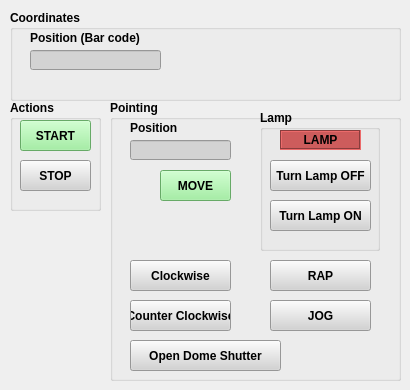
    <widget class="QWidget" name="tab_3">
     <attribute name="title">
      <string>Dome</string>
     </attribute>
     <widget class="QGroupBox" name="groupBox_13">
      <property name="geometry">
       <rect>
        <x>110</x>
        <y>100</y>
        <width>291</width>
        <height>281</height>
       </rect>
      </property>
      <property name="font">
       <font>
        <weight>75</weight>
        <bold>true</bold>
       </font>
      </property>
      <property name="title">
       <string>Pointing</string>
      </property>
      <widget class="QLineEdit" name="txtPointDome">
       <property name="geometry">
        <rect>
         <x>20</x>
         <y>40</y>
         <width>101</width>
         <height>20</height>
        </rect>
       </property>
       <property name="font">
        <font>
         <family>Calibri Light</family>
         <pointsize>9</pointsize>
         <weight>75</weight>
         <bold>true</bold>
        </font>
       </property>
       <property name="styleSheet">
        <string notr="true">background-color: lightgrey</string>
       </property>
       <property name="alignment">
        <set>Qt::AlignCenter</set>
       </property>
      </widget>
      <widget class="QLabel" name="label_13">
       <property name="geometry">
        <rect>
         <x>20</x>
         <y>20</y>
         <width>51</width>
         <height>16</height>
        </rect>
       </property>
       <property name="text">
        <string>Position</string>
       </property>
      </widget>
      <widget class="QPushButton" name="btnDomeGo">
       <property name="geometry">
        <rect>
         <x>50</x>
         <y>70</y>
         <width>71</width>
         <height>31</height>
        </rect>
       </property>
       <property name="font">
        <font>
         <weight>75</weight>
         <bold>true</bold>
        </font>
       </property>
       <property name="styleSheet">
        <string notr="true">background-color: lightgreen</string>
       </property>
       <property name="text">
        <string>MOVE</string>
       </property>
       <property name="icon">
        <iconset>
         <normaloff>:/icons/target.png</normaloff>:/icons/target.png</iconset>
       </property>
       <property name="iconSize">
        <size>
         <width>18</width>
         <height>18</height>
        </size>
       </property>
      </widget>
      <widget class="QPushButton" name="btnDomeCW">
       <property name="geometry">
        <rect>
         <x>20</x>
         <y>160</y>
         <width>101</width>
         <height>31</height>
        </rect>
       </property>
       <property name="styleSheet">
        <string notr="true">background-color: lightgrey</string>
       </property>
       <property name="text">
        <string>Clockwise</string>
       </property>
      </widget>
      <widget class="QPushButton" name="btnDomeCCW">
       <property name="geometry">
        <rect>
         <x>20</x>
         <y>200</y>
         <width>101</width>
         <height>31</height>
        </rect>
       </property>
       <property name="styleSheet">
        <string notr="true">background-color: lightgrey</string>
       </property>
       <property name="text">
        <string>Counter Clockwise</string>
       </property>
      </widget>
      <widget class="QPushButton" name="btnDomeJog">
       <property name="geometry">
        <rect>
         <x>160</x>
         <y>200</y>
         <width>101</width>
         <height>31</height>
        </rect>
       </property>
       <property name="styleSheet">
        <string notr="true">background-color: lightgrey</string>
       </property>
       <property name="text">
        <string>JOG</string>
       </property>
      </widget>
      <widget class="QPushButton" name="btnDomeRap">
       <property name="geometry">
        <rect>
         <x>160</x>
         <y>160</y>
         <width>101</width>
         <height>31</height>
        </rect>
       </property>
       <property name="styleSheet">
        <string notr="true">background-color: lightgrey</string>
       </property>
       <property name="text">
        <string>RAP</string>
       </property>
      </widget>
      <widget class="QPushButton" name="btnShutter">
       <property name="geometry">
        <rect>
         <x>20</x>
         <y>240</y>
         <width>151</width>
         <height>31</height>
        </rect>
       </property>
       <property name="styleSheet">
        <string notr="true">background-color: lightgrey</string>
       </property>
       <property name="text">
        <string>Open Dome Shutter</string>
       </property>
      </widget>
      <widget class="QGroupBox" name="groupBox_11">
       <property name="geometry">
        <rect>
         <x>150</x>
         <y>10</y>
         <width>120</width>
         <height>141</height>
        </rect>
       </property>
       <property name="font">
        <font>
         <weight>75</weight>
         <bold>true</bold>
        </font>
       </property>
       <property name="title">
        <string>Lamp</string>
       </property>
       <widget class="QPushButton" name="btnLampON">
        <property name="geometry">
         <rect>
          <x>10</x>
          <y>90</y>
          <width>101</width>
          <height>31</height>
         </rect>
        </property>
        <property name="styleSheet">
         <string notr="true">background-color: lightgrey</string>
        </property>
        <property name="text">
         <string>Turn Lamp ON</string>
        </property>
       </widget>
       <widget class="QPushButton" name="btnLampOff">
        <property name="geometry">
         <rect>
          <x>10</x>
          <y>50</y>
          <width>101</width>
          <height>31</height>
         </rect>
        </property>
        <property name="styleSheet">
         <string notr="true">background-color: lightgrey</string>
        </property>
        <property name="text">
         <string>Turn Lamp OFF</string>
        </property>
       </widget>
      </widget>
      <widget class="QLabel" name="statLamp">
       <property name="geometry">
        <rect>
         <x>170</x>
         <y>30</y>
         <width>81</width>
         <height>20</height>
        </rect>
       </property>
       <property name="whatsThis">
        <string/>
       </property>
       <property name="autoFillBackground">
        <bool>false</bool>
       </property>
       <property name="styleSheet">
        <string notr="true">background-color: indianred</string>
       </property>
       <property name="frameShape">
        <enum>QFrame::Box</enum>
       </property>
       <property name="frameShadow">
        <enum>QFrame::Sunken</enum>
       </property>
       <property name="text">
        <string>LAMP</string>
       </property>
       <property name="alignment">
        <set>Qt::AlignCenter</set>
       </property>
      </widget>
     </widget>
     <widget class="QGroupBox" name="groupBox_14">
      <property name="geometry">
       <rect>
        <x>10</x>
        <y>10</y>
        <width>391</width>
        <height>91</height>
       </rect>
      </property>
      <property name="font">
       <font>
        <weight>75</weight>
        <bold>true</bold>
       </font>
      </property>
      <property name="title">
       <string>Coordinates</string>
      </property>
      <widget class="QLabel" name="label_15">
       <property name="geometry">
        <rect>
         <x>20</x>
         <y>20</y>
         <width>121</width>
         <height>16</height>
        </rect>
       </property>
       <property name="text">
        <string>Position (Bar code)</string>
       </property>
      </widget>
      <widget class="QLineEdit" name="txtCoordDome">
       <property name="geometry">
        <rect>
         <x>20</x>
         <y>40</y>
         <width>131</width>
         <height>20</height>
        </rect>
       </property>
       <property name="font">
        <font>
         <family>Calibri Light</family>
         <pointsize>9</pointsize>
         <weight>75</weight>
         <bold>true</bold>
        </font>
       </property>
       <property name="styleSheet">
        <string notr="true">background-color: lightgrey</string>
       </property>
       <property name="alignment">
        <set>Qt::AlignCenter</set>
       </property>
      </widget>
     </widget>
     <widget class="QGroupBox" name="groupBox_17">
      <property name="geometry">
       <rect>
        <x>10</x>
        <y>100</y>
        <width>91</width>
        <height>111</height>
       </rect>
      </property>
      <property name="font">
       <font>
        <weight>75</weight>
        <bold>true</bold>
       </font>
      </property>
      <property name="title">
       <string>Actions</string>
      </property>
      <widget class="QPushButton" name="btnDomeStop">
       <property name="geometry">
        <rect>
         <x>10</x>
         <y>60</y>
         <width>71</width>
         <height>31</height>
        </rect>
       </property>
       <property name="font">
        <font>
         <weight>75</weight>
         <bold>true</bold>
        </font>
       </property>
       <property name="styleSheet">
        <string notr="true">background-color: lightgrey</string>
       </property>
       <property name="text">
        <string>STOP</string>
       </property>
      </widget>
      <widget class="QPushButton" name="btnStartDome">
       <property name="geometry">
        <rect>
         <x>10</x>
         <y>20</y>
         <width>71</width>
         <height>31</height>
        </rect>
       </property>
       <property name="font">
        <font>
         <weight>75</weight>
         <bold>true</bold>
        </font>
       </property>
       <property name="styleSheet">
        <string notr="true">background-color: lightgreen</string>
       </property>
       <property name="text">
        <string>START</string>
       </property>
       <property name="icon">
        <iconset>
         <normaloff>:/icons/target.png</normaloff>:/icons/target.png</iconset>
       </property>
       <property name="iconSize">
        <size>
         <width>18</width>
         <height>18</height>
        </size>
       </property>
      </widget>
     </widget>
    </widget>
